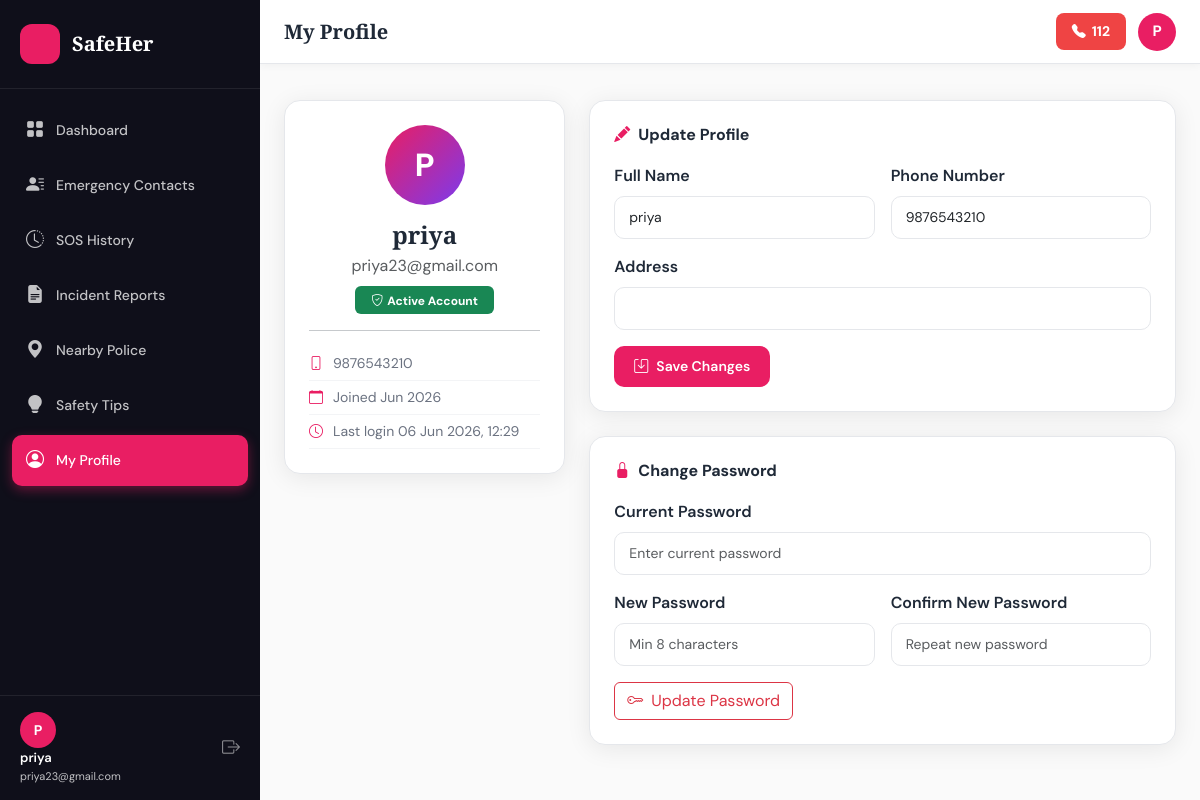
Screenshot of /profile (signed in) with the database file from the repository.
### models.py (models this page shows, shortened)
class User(UserMixin, db.Model):
    __tablename__ = 'users'
    id = db.Column(db.Integer, primary_key=True)
    full_name = db.Column(db.String(100), nullable=False)
    email = db.Column(db.String(150), unique=True, nullable=False)
    phone = db.Column(db.String(20), nullable=False)
    password_hash = db.Column(db.String(256), nullable=False)
    address = db.Column(db.String(300))
    profile_pic = db.Column(db.String(200), default='default.png')
    is_active = db.Column(db.Boolean, default=True)
    created_at = db.Column(db.DateTime, default=datetime.utcnow)
    last_login = db.Column(db.DateTime)
    contacts = db.relationship('EmergencyContact', backref='user', lazy=True, cascade='all, delete-orphan')
    sos_history = db.relationship('SOSHistory', backref='user', lazy=True, cascade='all, delete-orphan')
    incident_reports = db.relationship('IncidentReport', backref='user', lazy=True, cascade='all, delete-orphan')

### routes/auth.py (the view, shortened to what this page needs)
@auth_bp.route('/profile', methods=['GET', 'POST'])
@login_required
def profile():
    return render_template('auth/profile.html')

### templates/auth/profile.html (shortened to what this page needs)
{% extends "base.html" %}
{% block page_title %}My Profile{% endblock %}
{% block content %}
<div class="page-content">
  <div class="row g-4">
    <div class="col-lg-4">
      <div class="card-glass text-center p-4">
        <div class="profile-avatar-lg">{{ current_user.full_name[0].upper() }}</div>
        <h4 class="mt-3 mb-1 fw-700">{{ current_user.full_name }}</h4>
        <p class="text-muted mb-2">{{ current_user.email }}</p>
        <span class="badge bg-success px-3 py-2">
          <i class="bi bi-shield-check me-1"></i>Active Account
        </span>
        <hr>
        <div class="profile-meta">
          <div class="meta-item"><i class="bi bi-phone"></i> {{ current_user.phone }}</div>
          <div class="meta-item"><i class="bi bi-calendar"></i> Joined {{ current_user.created_at.strftime('%b %Y') }}</div>
          {% if current_user.last_login %}
          <div class="meta-item"><i class="bi bi-clock"></i> Last login {{ current_user.last_login.strftime('%d %b %Y, %H:%M') }}</div>
          {% endif %}
        </div>
      </div>
    </div>
    <div class="col-lg-8">
      <div class="card-glass p-4 mb-4">
        <h5 class="section-card-title"><i class="bi bi-pencil-fill me-2"></i>Update Profile</h5>
        <form method="POST" action="{{ url_for('auth.profile') }}">
          <div class="row g-3">
            <div class="col-md-6">
              <label class="form-label fw-600">Full Name</label>
              <input type="text" name="full_name" class="form-control app-input" value="{{ current_user.full_name }}" required>
            </div>
            <div class="col-md-6">
              <label class="form-label fw-600">Phone Number</label>
              <input type="tel" name="phone" class="form-control app-input" value="{{ current_user.phone }}" required>
            </div>
            <div class="col-12">
              <label class="form-label fw-600">Address</label>
              <input type="text" name="address" class="form-control app-input" value="{{ current_user.address or '' }}">
            </div>
            <div class="col-12">
              <button type="submit" class="btn btn-primary-app">
                <i class="bi bi-save me-2"></i>Save Changes
              </button>
            </div>
          </div>
        </form>
      </div>
      <div class="card-glass p-4">
        <h5 class="section-card-title"><i class="bi bi-lock-fill me-2"></i>Change Password</h5>
        <form method="POST" action="{{ url_for('auth.profile') }}">
          <div class="row g-3">
            <div class="col-12">
              <label class="form-label fw-600">Current Password</label>
              <input type="password" name="current_password" class="form-control app-input" placeholder="Enter current password">
            </div>
            <div class="col-md-6">
              <label class="form-label fw-600">New Password</label>
              <input type="password" name="new_password" class="form-control app-input" placeholder="Min 8 characters">
            </div>
            <div class="col-md-6">
              <label class="form-label fw-600">Confirm New Password</label>
              <input type="password" name="confirm_password" class="form-control app-input" placeholder="Repeat new password">
            </div>
            <div class="col-12">
              <button type="submit" class="btn btn-outline-danger">
                <i class="bi bi-key me-2"></i>Update Password
              </button>
            </div>
          </div>
        </form>
      </div>
    </div>
  </div>
</div>
{% endblock %}

### templates/base.html (shortened to what this page needs)
<!DOCTYPE html>
<html lang="en">
<head>
    <link href="https://cdn.jsdelivr.net/npm/bootstrap@5.3.2/dist/css/bootstrap.min.css" rel="stylesheet">
    <link href="https://cdn.jsdelivr.net/npm/bootstrap-icons@1.11.3/font/bootstrap-icons.min.css" rel="stylesheet">
    <link rel="stylesheet" href="{{ url_for('static', filename='css/main.css') }}">
</head>
<body>
{% if current_user.is_authenticated %}
<div class="sidebar" id="sidebar">
    <div class="sidebar-brand">
        <div class="brand-icon">
        </div>
        <span class="brand-name">SafeHer</span>
    </div>
    <nav class="sidebar-nav">
        <a href="{{ url_for('dashboard.home') }}" class="nav-link {% if request.endpoint == 'dashboard.home' %}active{% endif %}">
            <i class="bi bi-grid-fill"></i>
            <span>Dashboard</span>
        </a>
        <a href="{{ url_for('contacts.list_contacts') }}" class="nav-link {% if 'contacts' in request.endpoint %}active{% endif %}">
            <i class="bi bi-person-lines-fill"></i>
            <span>Emergency Contacts</span>
        </a>
        <a href="{{ url_for('sos.sos_history') }}" class="nav-link {% if 'sos' in request.endpoint %}active{% endif %}">
            <i class="bi bi-clock-history"></i>
            <span>SOS History</span>
        </a>
        <a href="{{ url_for('incidents.list_incidents') }}" class="nav-link {% if 'incident' in request.endpoint %}active{% endif %}">
            <i class="bi bi-file-earmark-text-fill"></i>
            <span>Incident Reports</span>
        </a>
        <a href="{{ url_for('dashboard.nearby_police') }}" class="nav-link {% if request.endpoint == 'dashboard.nearby_police' %}active{% endif %}">
            <i class="bi bi-geo-alt-fill"></i>
            <span>Nearby Police</span>
        </a>
        <a href="{{ url_for('dashboard.safety_tips') }}" class="nav-link {% if request.endpoint == 'dashboard.safety_tips' %}active{% endif %}">
            <i class="bi bi-lightbulb-fill"></i>
            <span>Safety Tips</span>
        </a>
        <a href="{{ url_for('auth.profile') }}" class="nav-link {% if request.endpoint == 'auth.profile' %}active{% endif %}">
            <i class="bi bi-person-circle"></i>
            <span>My Profile</span>
        </a>
    </nav>
    <div class="sidebar-footer">
        <div class="user-info-mini">
            <div class="user-avatar-mini">{{ current_user.full_name[0].upper() }}</div>
            <div>
                <div class="user-name-mini">{{ current_user.full_name }}</div>
                <div class="user-email-mini">{{ current_user.email }}</div>
            </div>
        </div>
        <a href="{{ url_for('auth.logout') }}" class="logout-btn">
            <i class="bi bi-box-arrow-right"></i>
        </a>
    </div>
</div>
<div class="main-wrapper" id="mainWrapper">
    <nav class="top-navbar">
        <div class="navbar-title">{% block page_title %}Dashboard{% endblock %}</div>
        <div class="navbar-actions">
            <a href="tel:112" class="emergency-call-btn" title="Call Emergency (112)">
                <i class="bi bi-telephone-fill"></i>
                <span class="d-none d-md-inline">112</span>
            </a>
            <div class="user-avatar">{{ current_user.full_name[0].upper() }}</div>
        </div>
    </nav>
    <div class="flash-container">
    </div>
    {% if current_user.is_authenticated %}
    <main class="main-content">
    {% endif %}
    {% block content %}{% endblock %}
    {% if current_user.is_authenticated %}
    </main>
</div>
    {% else %}
</main>
    {% endif %}
{% endif %}
</body>
</html>

### rows the page displays
User: full_name "P", full_name "priya", email "priya23@gmail.com", phone "9876543210", created_at "Jun 2026", last_login "06 Jun 2026, 12:29"
